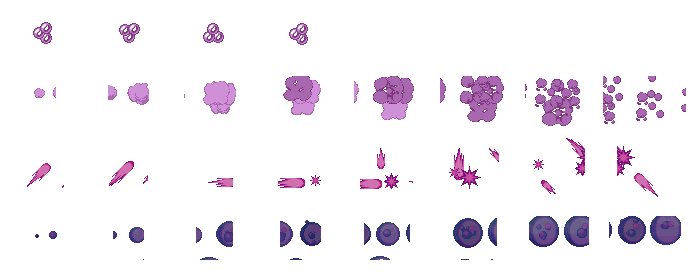
#> input picture effects/moves/v113-poison-preview/source/poison-original-crops.webp, 688 x 272 px
$ python build-v114-ground.py
#> lines starting #> are read from the running program, lines starting #| are printed output that depends on the picture
#!/usr/bin/env python3
"""V114 preview ONLY: a low puddle of corrosive mud below the target.
Compose authentic Gunk Shot pixels from the user-supplied V113 sprite crops.
No ImageDraw, SVG, Canvas geometry, CSS FX, or edits to approved sprites.
"""
from pathlib import Path
from PIL import Image
from hashlib import sha256
import json,math
ROOT=Path(__file__).resolve().parents[1]
BASE=ROOT/'effects/moves/v114-poison'
SRC=ROOT/'effects/moves/v113-poison-preview/source/poison-original-crops.webp'
EXPECTED='041f779f700d71a475de78aa1b92342a040ff4e52d62314835bc0d67d836c964'
assert SRC.is_file() and sha256(SRC.read_bytes()).hexdigest()==EXPECTED, 'Approved original Poison gallery missing/corrupt'
src=Image.open(SRC).convert('RGBA')
#> src is the input picture: PIL image 688x272 RGBA; mean R, G, B, A 13.2, 7.9, 14.6, 24
assert src.size==(688,272)
W=128
tiles=[]
for col in range(8):
    im=src.crop((col*86,3*68,(col+1)*86,4*68))
    bbox=im.getchannel('A').getbbox()
    assert bbox, ('empty original Gunk Shot frame',col)
    tiles.append(im.crop(bbox))
#> this loop made 8 passes
#> bbox on passes 1 to 8: (35, 27, 57, 35), (27, 23, 58, 56), (24, 17, 61, 56), (22, 16, 63, 56), (20, 18, 66, 56), (23, 14, 67, 56), (13, 12, 73, 43), (7, 12, 79, 41)
#> pass 1, `im=src.crop((col*86,3*68,(col+1)*86,4*68))`:
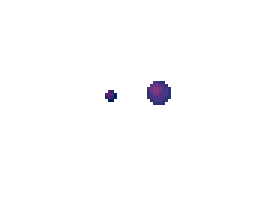
#> im: PIL image 86x68 RGBA (shown 3 times larger); mean R, G, B, A 0.7, 0.5, 1.3, 2.8; transparent parts drawn white
#> pass 2, `im=src.crop((col*86,3*68,(col+1)*86,4*68))`:
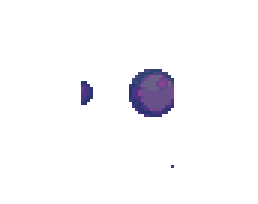
#> im: PIL image 86x68 RGBA (shown 3 times larger); mean R, G, B, A 3.3, 2.7, 5.1, 10; transparent parts drawn white
#> pass 3, `im=src.crop((col*86,3*68,(col+1)*86,4*68))`:
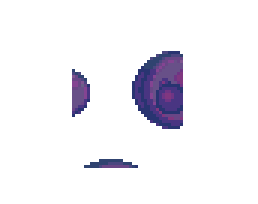
#> im: PIL image 86x68 RGBA (shown 3 times larger); mean R, G, B, A 6.2, 4.9, 10.1, 20.4; transparent parts drawn white
#> after the loop:
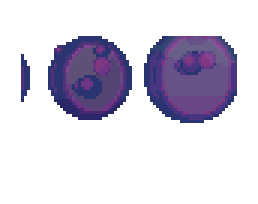
#> im: PIL image 86x68 RGBA (shown 3 times larger); mean R, G, B, A 19.5, 15.3, 30.2, 62; transparent parts drawn white
#> after the loop, tiles = 8 items
def stamp(dst,img,x,y,w,h,opacity=1):
    art=img.resize((max(1,round(w)),max(1,round(h))),Image.Resampling.NEAREST)
    if opacity<1: art.putalpha(art.getchannel('A').point(lambda a:round(a*opacity)))
    sheet=Image.new('RGBA',(W,W))
    sheet.paste(art,(round(x-art.width/2),round(y-art.height/2)),art)
    dst.alpha_composite(sheet)
def frame(i):
    p=i/15
    grow=min(1,(i+1)/8)
    tail=max(.12,min(1,(16-i)/3))
    out=Image.new('RGBA',(W,W))
    phase=(i%8)
    # Wide and shallow: an animated puddle, NOT a travelling purple projectile.
    width=round(26+80*grow)
    height=round(7+13*grow)
    stamp(out,tiles[phase],64,76,width,height,tail)
    if i>=3:
        stamp(out,tiles[(phase+3)%8],48,74,round(width*.42),round(height*.77),tail*.80)
        stamp(out,tiles[(phase+6)%8],83,77,round(width*.43),round(height*.73),tail*.85)
    if i>=7 and i<=13:
        # Real small sludge sprites produce tiny surface bubbling, still on the floor.
        stamp(out,tiles[(phase+2)%8],61+(i%3-1)*8,67,round(9+2*math.sin(i)),round(6+(i%2)),.55)
    return out
atlas=Image.new('RGBA',(W*16,W))
#> atlas: PIL image 2048x128 RGBA; every value is 0
distinct=set();visible=[]
for i in range(16):
    shot=frame(i)
    atlas.alpha_composite(shot,(W*i,0))
    distinct.add(sha256(shot.tobytes()).hexdigest())
    visible.append(shot.getchannel('A').getbbox() is not None)
#> this loop made 16 passes
#> pass 1, `shot=frame(i)`:
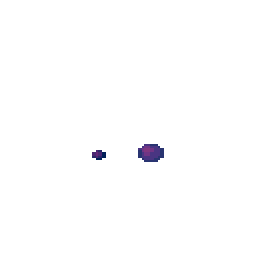
#> shot: PIL image 128x128 RGBA (shown 2 times larger); mean R, G, B, A 0.5, 0.4, 0.9, 1.9; transparent parts drawn white
#> after the loop:
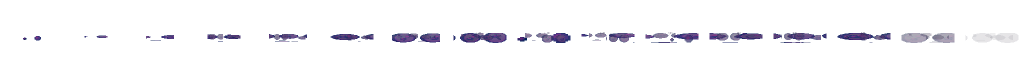
#> atlas: PIL image 2048x128 RGBA (shown at 1/2 size); mean R, G, B, A 3.9, 3.1, 6.2, 12.1; transparent parts drawn white
#> after the loop:
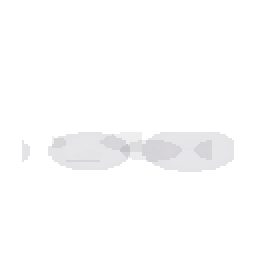
#> shot: PIL image 128x128 RGBA (shown 2 times larger); mean R, G, B, A 2.5, 1.9, 3.8, 3.1; transparent parts drawn white
#> after the loop, distinct = 16 items; visible = [True, True, True, True, True, True, True, True, True, True, True, True, True, True, True, True]
assert len(distinct)>=14 and sum(visible)==16
dest=BASE/'lamacorrosiva/sprites';dest.mkdir(parents=True,exist_ok=True)
asset=dest/'lamacorrosiva.webp'
atlas.save(asset,'WEBP',lossless=True,exact=True,method=4)
assert Image.open(asset).size==(2048,128)
manifest={'version':'114.0-preview','move':'Lama Corrosiva','frames':16,
  'unique':len(distinct),'source_sha256':EXPECTED,'orientation':'flat-ground-puddle',
  'asset_sha256':sha256(asset.read_bytes()).hexdigest(),
  'other_moves':'V113 artwork unchanged, scale reduced only in V114 runtime'}
(BASE/'manifest.json').write_text(json.dumps(manifest,ensure_ascii=False,indent=2)+'\n')
print('PASS V114 authentic floor sludge',len(distinct),'unique frames, 2048x128, separate asset')
#| PASS V114 authentic floor sludge 16 unique frames, 2048x128, separate asset
